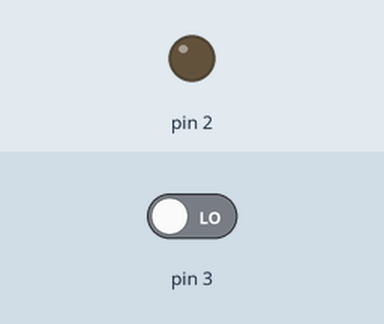
A sketch run on a simulated Arduino Uno, built with avr-gcc and run on an emulated ATmega328P. Shown: output pins drawn as LEDs (lit = HIGH). The inputs (shaded band) are chosen by the test bench; at power-on: pin 3 LOW. What the sketch prints to the serial monitor is not drawn.

Above: at 5.0 s.
5.1 s: pin 3 driven HIGH
Timing chart, 0 to 14.1 s (numbered marks = the images above; inputs shaded):
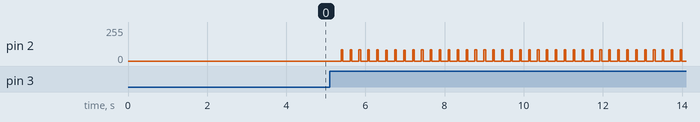

The sketch:

lightshow.ino
```cpp
#include "g35_programs.h"

// #define DEBUG

volatile boolean button_down = false;
void on_button_press() { button_down = true; }

void setup() {
  // right now i have one string with 25 bulbs
  pinMode(2, OUTPUT);
  add_light_string(2, 25);

  // debugging is cool

  // use the button to initialize the lights (easier this way, until they share power source)
  attachInterrupt(1, on_button_press, RISING);

  Serial.begin(9600);

  Serial.println("waiting");
  // wait for the initial button press to initialize the lights.
  while(!button_down) { delay(50); }
  Serial.println("assigning addresses");
  assign_bulb_addresses();
  Serial.println("assigned...");

  //  uint8_t program_i = 0;
  //  uint8_t num_programs = sizeof(demo) / sizeof(measure_t);
  //  Serial.print("Num programs: ");
  //  Serial.println(num_programs);
  //  measure_t program = demo[program_i];
  //program_type *programs[] = { &program1, &program2, &program3, &program4 };
  program_type *programs[] = { &program2, &program3, &program4 };
  uint8_t i = 0;
  program_type *program = programs[i];
  unsigned long time;
  uint16_t delayms;
  program->setup(program);
  Serial.println("running program");
  while(1) {
    if(button_down) {
      Serial.println("changing program");
      button_down = false;
      i = (i+1) % (sizeof(programs)/sizeof(programs[0]));
      program = programs[i];
      program->setup(program);
    }
    program_tick(&program, millis());
    delay(program->delay);
  }
}

void loop() {}
```

delay_x.h
```cpp
// (licence header left out)
/*
 *  delay_x.h
 *
 *  Accurate delays ranging from a single CPU cycle up to
 *  more than 500 second (e.g. with 8MHz device):
 *
 *  The idea for the functions below was heavily inspired by the
 *  file <avr/delay.h> which is part of the excellent WinAVR
 *  distribution. Therefore, thanks to Marek Michalkiewicz and
 *  Joerg Wunsch.
 *
 *  The idea is to have the GCC preprocessor handle all calculations
 *  necessary for determining the exact implementation of a delay
 *  algorithm. The implementation itself is then inlined into the
 *  user code.
 *  In this way it is possible to always get the code size optimized
 *  delay implementation.
 *
 *  !!======================================================!!
 *  !! Requires compile time constants for the delay        !!
 *  !! Requires compiler optimization                       !!
 *  !!======================================================!!
 *
 */

#ifndef _AVR_DELAY_X_H_
#define _AVR_DELAY_X_H_ 1

#include <inttypes.h>

#ifndef F_CPU
# warning "Macro F_CPU must be defined"
#endif


/*
 *
 *   _ d e l a y _ n s (double __ns)
 *   _ d e l a y _ u s (double __us)
 *   _ d e l a y _ m s (double __ms)
 *   _ d e l a y _ s   (double __s)
 *
 *   Perform a very exact delay with a resolution as accurate as a
 *   single CPU clock (the macro F_CPU is supposed to be defined to a
 *   constant defining the CPU clock frequency in Hertz).
 *
 */
#define _delay_ns(__ns)     _delay_cycles( (double)(F_CPU)*((double)__ns)/1.0e9 + 0.5 )
#define _delay_us(__us)     _delay_cycles( (double)(F_CPU)*((double)__us)/1.0e6 + 0.5 )
#define _delay_ms(__ms)     _delay_cycles( (double)(F_CPU)*((double)__ms)/1.0e3 + 0.5 )
#define _delay_s(  __s)     _delay_cycles( (double)(F_CPU)*((double)__s )/1.0e0 + 0.5 )

/* ==========================================================================*/

/*
 * Forward declaration for all functions with attribute
 * 'always_inline' enforces GCC to inline the code (even
 * if it would be better not to do so from optimization
 * perspective).
 * Without this attribute GCC is free to implement
 * inline code or not (using the keyword 'inline'
 * alone is not sufficient).
 *
 */
static __inline__ void _NOP1( void) __attribute__((always_inline));
static __inline__ void _NOP2( void) __attribute__((always_inline));
static __inline__ void _NOP3( void) __attribute__((always_inline));
static __inline__ void _NOP4( void) __attribute__((always_inline));
static __inline__ void _NOP5( void) __attribute__((always_inline));
static __inline__ void _NOP6( void) __attribute__((always_inline));
static __inline__ void _NOP7( void) __attribute__((always_inline));
static __inline__ void _NOP8( void) __attribute__((always_inline));
static __inline__ void _NOP9( void) __attribute__((always_inline));
static __inline__ void _NOP10(void) __attribute__((always_inline));
static __inline__ void _NOP11(void) __attribute__((always_inline));
static __inline__ void _NOP12(void) __attribute__((always_inline));

static __inline__ void _delay_loop_3(  uint32_t) __attribute__((always_inline));
static __inline__ void _delay_loop_1_x( uint8_t) __attribute__((always_inline));
static __inline__ void _delay_loop_2_x(uint16_t) __attribute__((always_inline));
static __inline__ void _delay_loop_3_x(uint32_t) __attribute__((always_inline));

static __inline__ void _delay_cycles(const double) __attribute__((always_inline));


/*
 * _ N O P x ( void )
 *
 * Code size optimized NOPs - not using any registers
 *
 * These NOPs will be used for very short delays where
 * it is more code efficient than executing loops.
 *
 */
static __inline__ void _NOP1 (void) { __asm__ volatile ( "nop    " "\n\t" ); }
static __inline__ void _NOP2 (void) { __asm__ volatile ( "rjmp 1f" "\n\t"  "1:" "\n\t" ); }
static __inline__ void _NOP3 (void) { __asm__ volatile ( "lpm    " "\n\t" ); }
static __inline__ void _NOP4 (void) { _NOP3(); _NOP1(); }
static __inline__ void _NOP5 (void) { _NOP3(); _NOP2(); }
static __inline__ void _NOP6 (void) { _NOP3(); _NOP3(); }
static __inline__ void _NOP7 (void) { _NOP3(); _NOP3(); _NOP1(); }
static __inline__ void _NOP8 (void) { _NOP3(); _NOP3(); _NOP2(); }
static __inline__ void _NOP9 (void) { _NOP3(); _NOP3(); _NOP3(); }
static __inline__ void _NOP10(void) { _NOP3(); _NOP3(); _NOP3(); _NOP1(); }
static __inline__ void _NOP11(void) { _NOP3(); _NOP3(); _NOP3(); _NOP2(); }
static __inline__ void _NOP12(void) { _NOP3(); _NOP3(); _NOP3(); _NOP3(); }


/*
 *  _ d e l a y _ l o o p _ 3( uint32_t __count )
 *
 * This delay loop is not used in the code below: It is
 * a supplement to the _delay_loop_1() and _delay_loop_2()
 * within standard WinAVR <arv/delay.h> giving a wider
 * (32 bit) delay range.
 *
 */
static __inline__ void
_delay_loop_3( uint32_t __count )
{
    __asm__ volatile (
        "1: sbiw %A0,1" "\n\t"
        "sbc %C0,__zero_reg__" "\n\t"
        "sbc %D0,__zero_reg__" "\n\t"
        "brne 1b"
        : "=w" (__count)
        : "0" (__count)
    );
}


/*
 *  _ d e l a y _ l o o p _ 1 _ x( uint8_t __n )
 *  _ d e l a y _ l o o p _ 2 _ x( uint16_t  __n )
 *  _ d e l a y _ l o o p _ 3 _ x( uint32_t __n )
 *
 *  These delay loops always have exactly 4(8) cycles per loop.
 *  They use a 8/16/32 bit register counter respectively.
 *
 */
static __inline__ void      /* exactly 4 cycles/loop, max 2**8 loops */
_delay_loop_1_x( uint8_t __n )
{                                               /* cycles per loop      */
    __asm__ volatile (                          /* __n..one        zero */
        "1: dec  %0"   "\n\t"                   /*    1             1   */
        "   breq 2f"   "\n\t"                   /*    1             2   */
        "2: brne 1b"   "\n\t"                   /*    2             1   */
        : "=r" (__n)                            /*  -----         ----- */
        : "0" (__n)                             /*    4             4   */
    );
}

static __inline__ void      /* exactly 4 cycles/loop, max 2**16 loops */
_delay_loop_2_x( uint16_t __n )
{                                               /* cycles per loop      */
    __asm__ volatile (                          /* __n..one        zero */
        "1: sbiw %0,1"   "\n\t"                 /*    2             2   */
        "   brne 1b  "   "\n\t"                 /*    2             1   */
        "   nop      "   "\n\t"                 /*                  1   */
        : "=w" (__n)                            /*  -----         ----- */
        : "0" (__n)                             /*    4             4   */
    );
}

static __inline__ void      /* exactly 8 cycles/loop, max 2**32 loops */
_delay_loop_3_x( uint32_t __n )
{                                               /* cycles per loop      */
    __asm__ volatile (                          /* __n..one        zero */
        "1: sbiw %A0,1           "  "\n\t"      /*    2             2   */
        "   sbc  %C0,__zero_reg__"  "\n\t"      /*    1             1   */
        "   sbc  %D0,__zero_reg__"  "\n\t"      /*    1             1   */
        "   nop                  "  "\n\t"      /*    1             1   */
        "   breq 2f              "  "\n\t"      /*    1             2   */
        "2: brne 1b              "  "\n\t"      /*    2             1   */
        : "=w" (__n)                            /*  -----         ----- */
        : "0" (__n)                             /*    8             8   */
    );
}


/*
 *
 *  _ d e l a y _ c y c l e s (double __ticks_d)
 *
 *  Perform an accurate delay of a given number of processor cycles.
 *
 *  All the floating point arithmetic will be handled by the
 *  GCC Preprocessor and no floating point code will be generated.
 *  Allthough the parameter __ticks_d is of type 'double' this
 *  function can be called with any constant integer value, too.
 *  GCC will handle the casting appropriately.
 *
 *  With an 8 MHz clock e.g., delays ranging from 125 nanoseconds
 *  up to (2**32-1) * 125ns ~= 536,87 seconds are feasible.
 *
 */
static __inline__ void
_delay_cycles(const double __ticks_d)
{
    uint32_t __ticks = (uint32_t)(__ticks_d);
    uint32_t __padding;
    uint32_t __loops;

    /*
     * Special optimization for very
     * small delays - not using any register.
     */
    if( __ticks <= 12 )  {              /* this can be done with 4 opcodes      */
        __padding = __ticks;

    /* create a single byte counter */
    } else if( __ticks <= 0x400 )  {
        __ticks -= 1;                   /* caller needs 1 cycle to init counter */
        __loops = __ticks / 4;
        __padding = __ticks % 4;
        if( __loops != 0 )
            _delay_loop_1_x( (uint8_t)__loops );

    /* create a two byte counter */
    } else if( __ticks <= 0x40001 )  {
        __ticks -= 2;                   /* caller needs 2 cycles to init counter */
        __loops = __ticks / 4;
        __padding = __ticks % 4;
        if( __loops != 0 )
            _delay_loop_2_x( (uint16_t)__loops );

    /* create a four byte counter */
    } else  {
        __ticks -= 4;                   /* caller needs 4 cycles to init counter */
        __loops = __ticks / 8;
        __padding = __ticks % 8;
        if( __loops != 0 )
            _delay_loop_3_x( (uint32_t)__loops );
    }

    if( __padding ==  1 )  _NOP1();
    if( __padding ==  2 )  _NOP2();
    if( __padding ==  3 )  _NOP3();
    if( __padding ==  4 )  _NOP4();
    if( __padding ==  5 )  _NOP5();
    if( __padding ==  6 )  _NOP6();
    if( __padding ==  7 )  _NOP7();
    if( __padding ==  8 )  _NOP8();
    if( __padding ==  9 )  _NOP9();
    if( __padding == 10 ) _NOP10();
    if( __padding == 11 ) _NOP11();
    if( __padding == 12 ) _NOP12();
}


#endif /* _AVR_DELAY_X_H_ */
```

g35.cpp
```cpp
#include "g35.h"

#define MAX_INTENSITY 0xcc

typedef struct {
  uint8_t intensity;
  uint16_t color;
  uint8_t modified;
} bulb_type;

typedef struct {
  uint8_t pin;
  uint8_t num_bulbs;
  bulb_type *bulbs;
  bulb_type global_intensity_bulb;
} light_string_type;


uint16_t colors[] = {
  WHITE,
  YELLOW,
  BLUE,
  RED,
  AQUA,
  GREEN,
  FUCHSIA,
  NAVY,
  GREEN2,
  TEAL,
  ORANGE,
  PURPLE,
  RED2
};
uint8_t num_colors = sizeof(colors) / sizeof(colors[0]);

static void write_string(light_string_type*);
static void write_bulb(uint8_t pin, uint8_t addr, bulb_type*);

// if light strings are physically connected end-to-end,
// we use this array to address them as if they are one string
static bulb_type *vbulbs[50];
uint8_t num_bulbs = 0;

static light_string_type light_strings[1];
static uint8_t num_strings = 0;

/*
 * Bring a new light string into the system. Do this before assigning addresses =)
 */
void add_light_string(uint8_t pin, uint8_t str_num_bulbs) {
  light_string_type *str = (light_string_type *) malloc(sizeof(light_string_type));
  str->pin = pin;
  str->num_bulbs = str_num_bulbs;
  str->bulbs = (bulb_type *) malloc(sizeof(bulb_type) * str_num_bulbs);
  light_strings[num_strings++] = *str;

  for(uint8_t i=0; i < str_num_bulbs; i++) {
    str->bulbs[i].intensity = 0xcc;
    str->bulbs[i].modified = false;
    vbulbs[num_bulbs+i] = &str->bulbs[i];
  }

  num_bulbs += str_num_bulbs;
}

void assign_bulb_addresses() {
  write_strings();
}

void set_bulb(uint8_t i, uint16_t color) {
  if(vbulbs[i]->color != color) {
    vbulbs[i]->color = color;
    vbulbs[i]->modified = true;
  }
}

void set_bulb_with_intensity(uint8_t i, uint16_t color, uint8_t intensity) {
  if(vbulbs[i]->color != color || (intensity <= MAX_INTENSITY && vbulbs[i]->intensity != intensity)) {
    vbulbs[i]->color = color;
    if(intensity <= MAX_INTENSITY)
      vbulbs[i]->intensity = intensity;
    vbulbs[i]->modified = true;
  }
}

void transpose(uint8_t block_size) {
  uint16_t tmp_c;
  uint8_t tmp_i, swap_i;
  for(uint8_t i=block_size; i < num_bulbs; i++) {
    swap_i = i - block_size;
    tmp_c = vbulbs[i]->color;
    tmp_i = vbulbs[i]->intensity;
    vbulbs[i]->color = vbulbs[swap_i]->color;
    vbulbs[i]->intensity = vbulbs[swap_i]->intensity;
    vbulbs[i]->modified = true;
    vbulbs[swap_i]->color = tmp_c;
    vbulbs[swap_i]->intensity = tmp_i;
    vbulbs[swap_i]->modified = true;
  }
}

uint8_t dec_intensity() {
  uint8_t intensity = light_strings[0].global_intensity_bulb.intensity;
  if(intensity > 0) {
    global_intensity(intensity - 1);
  }
  return intensity;
}

uint8_t inc_intensity() {
  uint8_t intensity = light_strings[0].global_intensity_bulb.intensity;
  if(intensity < MAX_INTENSITY) {
    global_intensity(intensity + 1);
  }
  return intensity;
}

void global_intensity(uint8_t intensity) {
  uint8_t i=0;
  for(; i < num_strings; i++) {
    light_strings[i].global_intensity_bulb.intensity = intensity;
    light_strings[i].global_intensity_bulb.modified = true;
  }
  for(i=0; i < num_bulbs; i++) {
    vbulbs[i]->intensity = intensity;
  }
}

void fill_color(uint16_t color) {
  for(uint8_t i=0; i < num_bulbs; i++) {
    vbulbs[i]->color = color;
    // TODO iff color changed
    vbulbs[i]->modified = true;
  }
}

void every_n_color(uint8_t offset, uint8_t skip, uint8_t fill_count, uint16_t color) {
  uint8_t do_color = 0;
  for(uint8_t i=0;i < num_bulbs; i++) {
    if(do_color) {
      vbulbs[i]->color = color;
      vbulbs[i]->modified = true;
      do_color--;
    } else {
      if(i >= offset && (i + offset) % skip == 0) do_color = fill_count;
    }
  }
}

void repeat(uint16_t *colors, uint8_t len) {
  uint8_t i=0, j;
  while(1) {
    for(j=0; j < len; j++) {
      if(i == num_bulbs) return;
      vbulbs[i]->color = colors[j];
      vbulbs[i]->modified = true;
      i++;
    }
  }
}

void shift_left() {
  uint16_t last_c, first_c;
  first_c = vbulbs[0]->color;
  for(uint8_t i=0; i < num_bulbs-1; i++) {
    last_c = vbulbs[i]->color;
    set_bulb(i, vbulbs[i+1]->color);
  }
  set_bulb(num_bulbs-1, first_c);
}

void write_strings() {
  for(uint8_t i=0; i < num_strings; i++) {
    write_string(&light_strings[i]);
  }
}

static void write_string(light_string_type *str) {
  for(uint8_t i=0; i < str->num_bulbs; i++) {
    if(str->bulbs[i].modified) {
      write_bulb(str->pin, i, &str->bulbs[i]);
    }
  }
  if(str->global_intensity_bulb.modified) {
    write_bulb(str->pin, 63, &str->global_intensity_bulb);
  }
}

/*
 * Idle bus state: Low
 * Start Bit: High for 10µSeconds
 * 0 Bit: Low for 10µSeconds, High for 20µSeconds
 * 1 Bit: Low for 20µSeconds, High for 10µSeconds
 * Minimum quiet-time between frames: 30µSeconds
 *
 * Each frame is 26 bits long and has the following format:
 *
 * Start bit
 * 6-Bit Bulb Address, MSB first
 * 8-Bit Brightness, MSB first
 * 4-Bit Blue, MSB first
 * 4-Bit Green, MSB first
 * 4-Bit Red, MSB first
 *
 * Source: http://www.deepdarc.com/2010/11/27/hacking-christmas-lights/
 */
#define DELAYLONG 20
#define DELAYSHORT 10
#define DELAYEND 30
#define ZERO(__pin) digitalWrite(__pin,LOW); _delay_us(DELAYSHORT); digitalWrite(__pin,HIGH); _delay_us(DELAYLONG);
#define ONE(__pin) digitalWrite(__pin,LOW); _delay_us(DELAYLONG); digitalWrite(__pin,HIGH); _delay_us(DELAYSHORT);
static void write_bulb(uint8_t pin, uint8_t addr, bulb_type *bulb) {
  uint8_t R, G, B, intensity;
  R = (bulb->color & 0xf00) >> 8;
  G = (bulb->color & 0x0f0) >> 4;
  B = bulb->color & 0x00f;
  intensity = bulb->intensity > MAX_INTENSITY ? MAX_INTENSITY : bulb->intensity;

  bulb->modified = false;

  cli();

  // start bit
  digitalWrite(pin,HIGH);
  _delay_us(DELAYSHORT);

  // addr - 6 bits
  if (addr & 0x20) { ONE(pin) } else { ZERO(pin) };
  if (addr & 0x10) { ONE(pin) } else { ZERO(pin) };
  if (addr & 0x08) { ONE(pin) } else { ZERO(pin) };
  if (addr & 0x04) { ONE(pin) } else { ZERO(pin) };
  if (addr & 0x02) { ONE(pin) } else { ZERO(pin) };
  if (addr & 0x01) { ONE(pin) } else { ZERO(pin) };

  // intensity - 8 bits
  if (intensity & 0x80) { ONE(pin) } else { ZERO(pin) };
  if (intensity & 0x40) { ONE(pin) } else { ZERO(pin) };
  if (intensity & 0x20) { ONE(pin) } else { ZERO(pin) };
  if (intensity & 0x10) { ONE(pin) } else { ZERO(pin) };
  if (intensity & 0x08) { ONE(pin) } else { ZERO(pin) };
  if (intensity & 0x04) { ONE(pin) } else { ZERO(pin) };
  if (intensity & 0x02) { ONE(pin) } else { ZERO(pin) };
  if (intensity & 0x01) { ONE(pin) } else { ZERO(pin) };

  // blue - 4 bits
  if (B & 0x8) { ONE(pin) } else { ZERO(pin) };
  if (B & 0x4) { ONE(pin) } else { ZERO(pin) };
  if (B & 0x2) { ONE(pin) } else { ZERO(pin) };
  if (B & 0x1) { ONE(pin) } else { ZERO(pin) };

  // green - 4 bits
  if (G & 0x8) { ONE(pin) } else { ZERO(pin) };
  if (G & 0x4) { ONE(pin) } else { ZERO(pin) };
  if (G & 0x2) { ONE(pin) } else { ZERO(pin) };
  if (G & 0x1) { ONE(pin) } else { ZERO(pin) };

  // red - 4 bits
  if (R & 0x8) { ONE(pin) } else { ZERO(pin) };
  if (R & 0x4) { ONE(pin) } else { ZERO(pin) };
  if (R & 0x2) { ONE(pin) } else { ZERO(pin) };
  if (R & 0x1) { ONE(pin) } else { ZERO(pin) };

  digitalWrite(pin,LOW);
  _delay_us(DELAYEND);

  sei();
}
```

Source omitted: g35.h (1051 bytes), g35_programs.cpp (13391 bytes), g35_programs.h (608 bytes)
